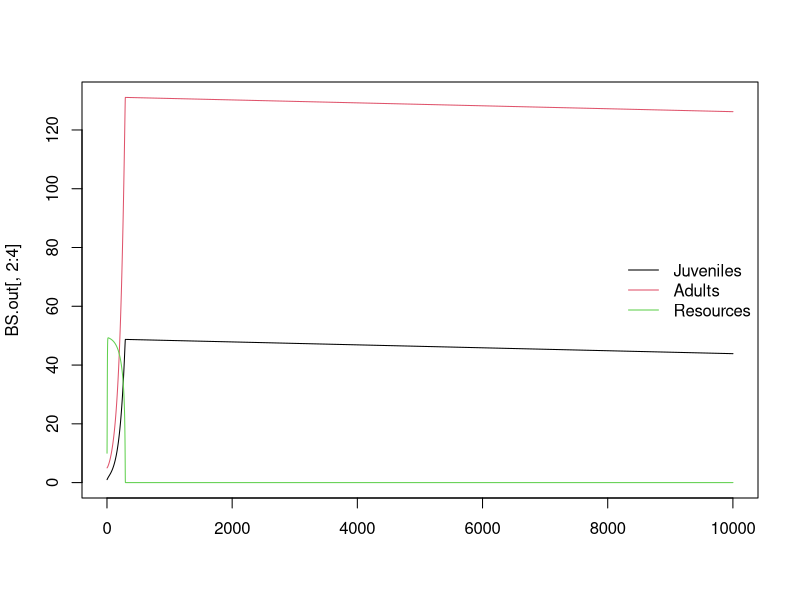

This figure's R source:

library(deSolve)

#### RUNTIME ###################################################################

# start timing script
start <- proc.time()

#### PARAMETERS ################################################################

# z: adult to juvenile size ratio
z<-0.02
# p: adult modifier on production of juveniles
# can use to modify stage structure, seems like it needs to be <1
p<-0.06
# sig: conversion efficiency of resource to useful energy for fish
sig<-0.75
# M: maximum ingestion rate
# make mass specific?
M<-0.5
# H: andling time - speed at which fish can eat resources, smaller is faster
H<-3
# uJ: juvenile mortality
uJ<-0.005
# uA: adult mortality
uA<-0.005
# uR: resource mortality
# will be useful when we add temp dependence
uR<-0.005
# t: costs of maintaining somatic growth/turnover
# i.e. base level of resource intake you must exceed to mature/reproduce
t<-0.01
# r: resource growth rate
r<-5
# K: resource carrying capacity
K<-50
# B: adult reproductive rate
B<-0.5

# have to tell desolve which parameters to care about
parms<-c(z=z, p=p, sig=sig, M=M, H=H, uJ=uJ, uA=uA, uR=uR, t=t, r=r, K=K, B=B)

#### ODE FUNCTIONS #############################################################

# ca: functional response for adults
# cj: functional response for juveniles
# mj: juvenile maturation rate
# ra: reproduction per adult
# uA: mortality rate for adults
# uJ: mortality rate for uveniles

BaseStage<-function(t,y,p){
	{
		J<-y[1]
		A<-y[2]
		R<-y[3]
	}
	with(as.list(p),{
		ca<-M*(R/(H+R))
		cj<-M*(R/(H+R))
		ifelse(((sig*cj)-t)<0, mj<-0, mj<-(((sig*cj)-t)-uJ)/(1-z^(1-(uJ/((sig*cj)-T)))))
		ifelse(((sig*ca)-t)<0, ra<-0, ra<-((sig*ca)-t)*B)
		
		dJ.dt<- ra*A -mj*J - uJ
		
		dA.dt<- mj*J - uA -ra*p*A
		
		dR.dt<- r*R*(1-(R/K)) - cj*J - ca*A -uR
		
        return(list(c(dJ.dt,dA.dt,dR.dt)))
	})
}

#### SIMULATION ################################################################

# state variable initial conditions
J<-1
A<-5
R<-10
y <- c(J,A,R)
names(y) <- c("Juveniles", "Adults", "Resources")

# duration of simulation
end.time<-1000

# define how time works for simulation
days<-(seq(0,end.time,by=0.1))

# run desolve to simulate the model through time (days)
BS.out<-data.frame(ode(y=y,time=days,func=BaseStage, parms=parms))

matplot(BS.out[,2:4],type="l",lty=1,pch=0.5,col=1:3)
legend('right', names(y), lty=1,col=1:3, bty = "n")

#### RUNTIME ###################################################################

# stop timing script
end <- proc.time()
# print elapsed time
print(end[3]-start[3])
